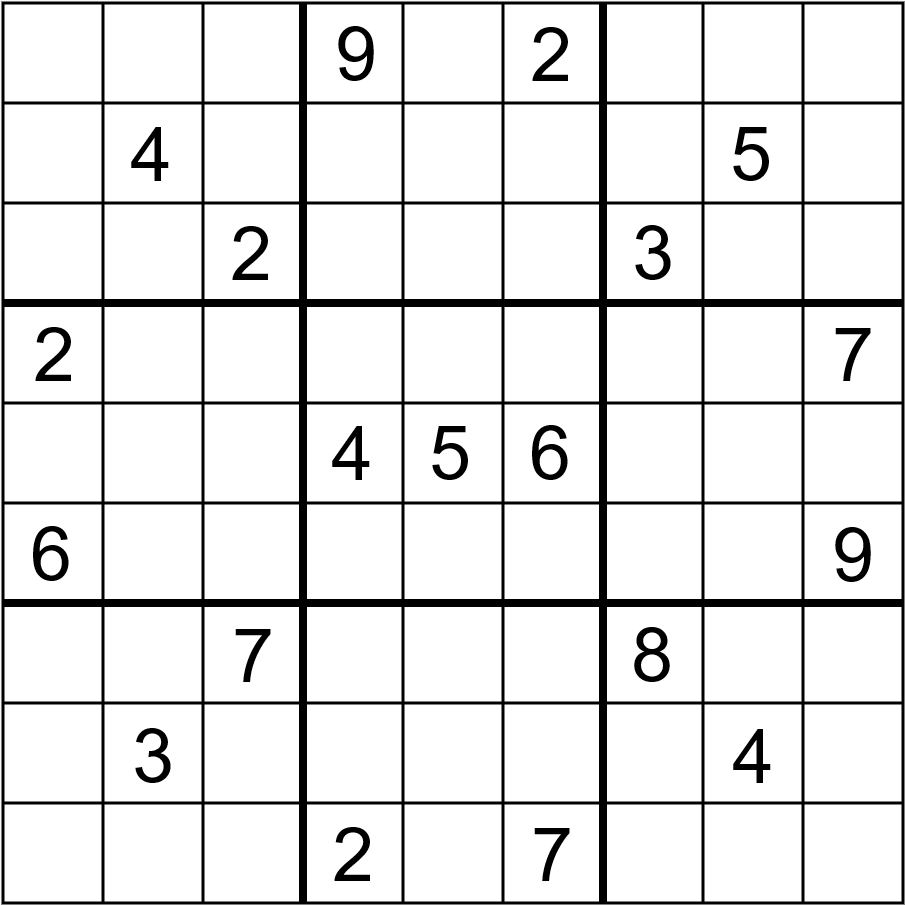
#> input picture images/soduku.png, 905 x 905 px
$ python LineDetection.py
#> lines starting #> are read from the running program, lines starting #| are printed output that depends on the picture; after the words box and inside, x2 and y2 are one past the last pixel; in counts of white or black regions, pixels touching at a corner belong together; long printed decimals are rounded
# Main function -> HoughLines ( thresholded image, accuracy, accuracy, threshold )
import cv2
import numpy as np

image = cv2.imread('images/soduku.png')
#> image is the input picture: shape (905, 905, 3); mean B, G, R 228.6, 228.6, 228.6

black_image = cv2.cvtColor(image, cv2.COLOR_BGR2RGB)
thresh = cv2.Canny(black_image, 127, 255, apertureSize=3)
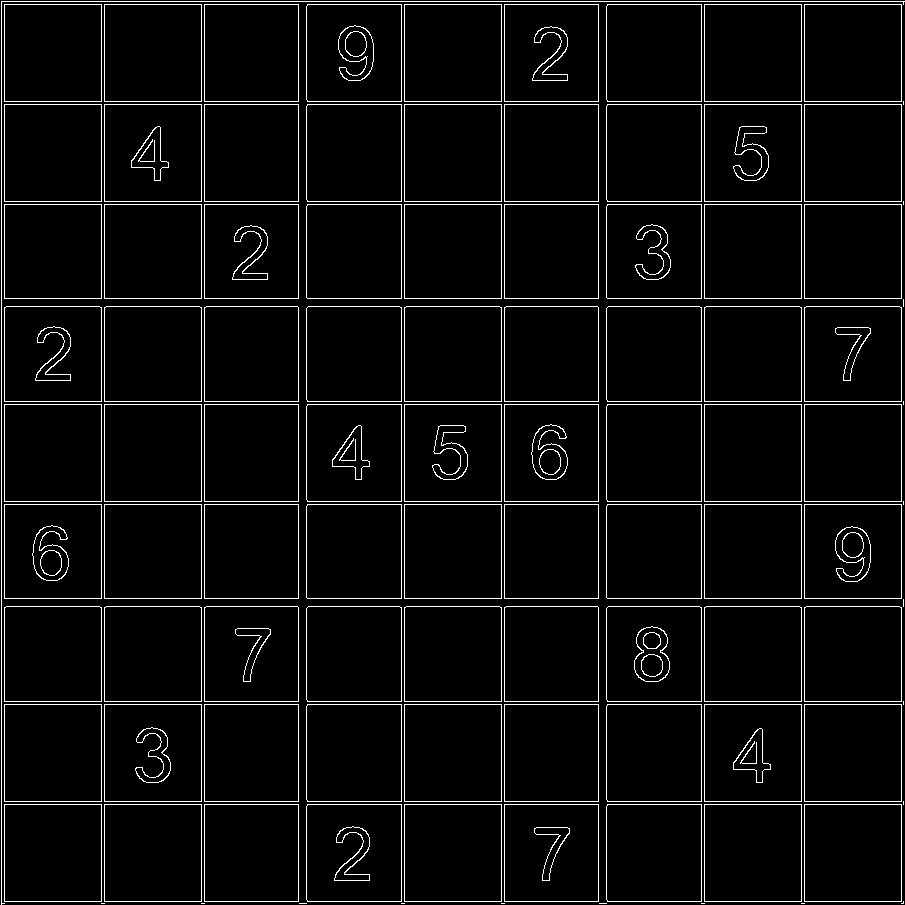
#> thresh: shape (905, 905); 4.7% white in thin lines or dots

lines = cv2.HoughLines(thresh, 1, np.pi / 180, 200)
#> lines = 38 rows, first 8: [1, 0], [1, 1.57], [4, 0], [101, 0], [104, 0], [201, 0], [204, 0], [401, 0]
print("Lines found => ", len(lines), lines[0])
#| Lines found =>  38 [[1. 0.]]
# Loop through all the lines
for line in lines:
    rho, theta = line[0]
    a = np.cos(theta)
    b = np.sin(rho)

    x0 = a * rho
    y0 = b * theta

    x1 = int(x0 + 1000 * (-b))
    y1 = int(y0 + 1000 * a)
    x2 = int(x0 - 1000 * (-b))
    y2 = int(y0 - 1000 * a)
    # Draw the line on the image
    cv2.line(image, (x1, y1), (x2, y2), (0, 200, 100), 2)
#> this loop made 38 passes
#> (rho, theta, a, b, x0, y0, x1, y1) on passes 1, 3, 4, 5, 6, 7, 8, 9, 10, 11, 12, 13: (1, 0, 1, 0.841, 1, 0, -840, 1000), (4, 0, 1, -0.757, 4, 0, 760, 1000), (101, 0, 1, 0.452, 101, 0, -351, 1000), (104, 0, 1, -0.322, 104, 0, 425, 1000), (201, 0, 1, -0.0619, 201, 0, 262, 1000), (204, 0, 1, 0.202, 204, 0, 1, 1000), (401, 0, 1, -0.902, 401, 0, 1302, 1000), (404, 0, 1, 0.954, 404, 0, -549, 1000), (501, 0, 1, -0.996, 501, 0, 1497, 1000), (504, 0, 1, 0.975, 504, 0, -470, 1000), (701, 0, 1, -0.412, 701, 0, 1113, 1000), (704, 0, 1, 0.279, 704, 0, 424, 1000)
#> (rho, theta, b, x0, y0, x1, y1, x2) on pass 2: (1, 1.57, 0.841, -4.37e-08, 1.32, -841, 1, 841)
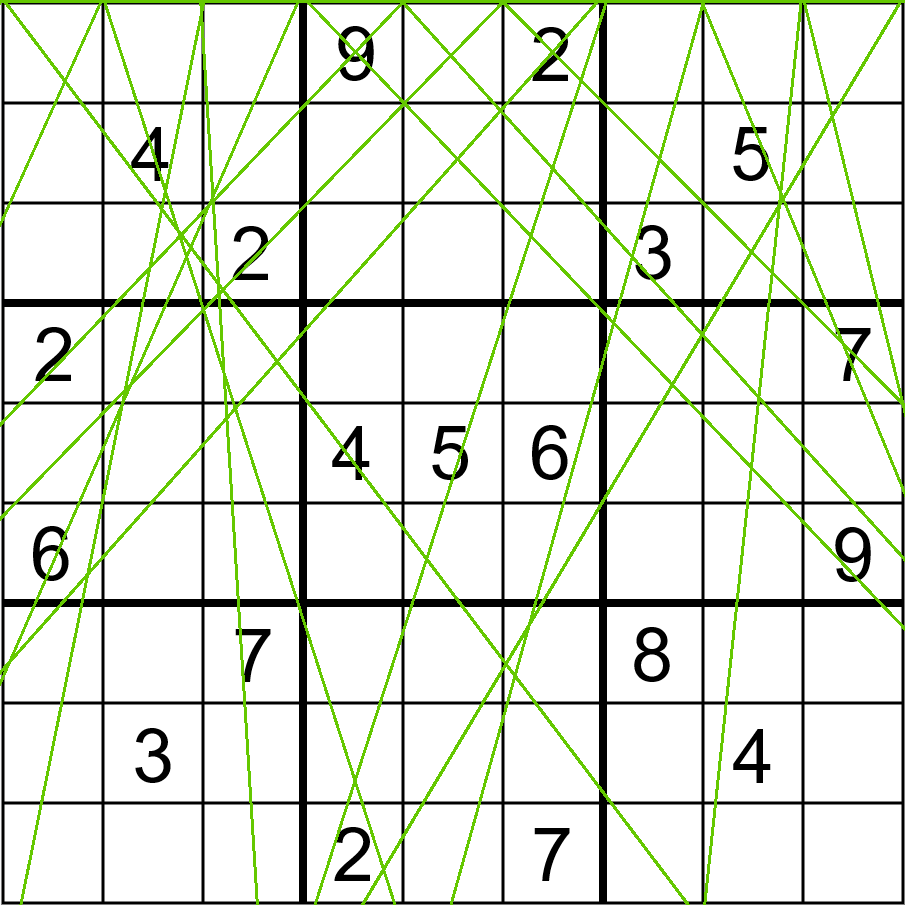
#> image: shape (905, 905, 3); 5.51% of pixels changed, all inside (x1, y1, x2, y2) = (0, 0, 905, 905)

cv2.imshow("Lines ", image)
cv2.waitKey(0)
cv2.destroyAllWindows()

$ run again, with images/butterfly.png copied over images/soduku.png
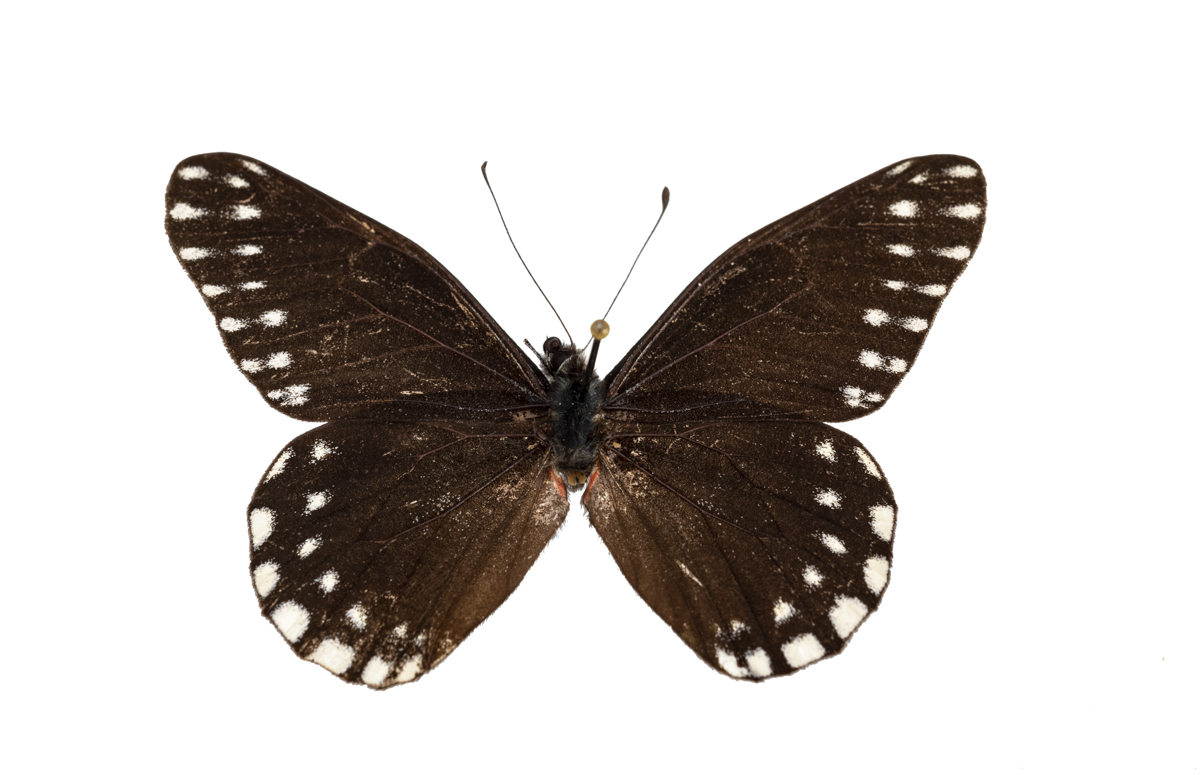
#> input picture images/butterfly.png, 1200 x 775 px
#> image is the input picture: shape (775, 1200, 3); mean B, G, R 194.3, 197.5, 201.9
#> `thresh = cv2.Canny(black_image, 127, 255, apertureSize=3)`:
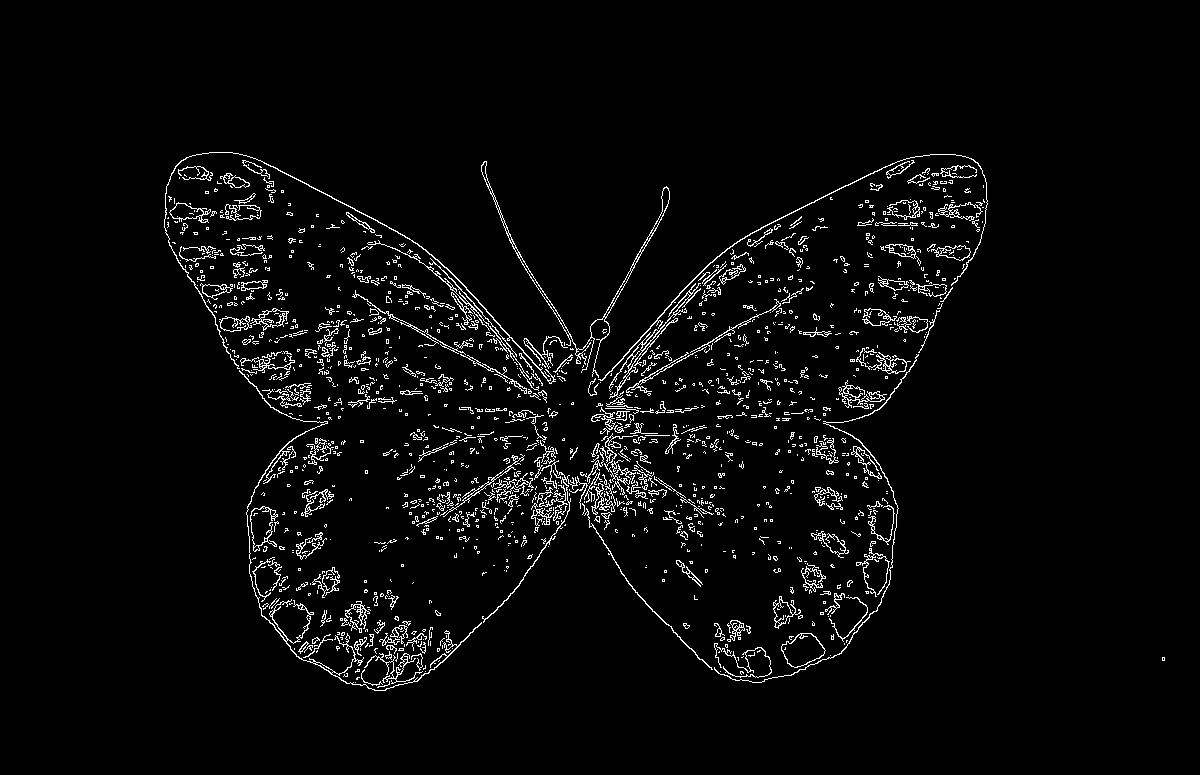
#> thresh: shape (775, 1200); 3.5% white in thin lines or dots, all inside (x1, y1, x2, y2) = (164, 152, 1165, 691)
#> lines = [[-30, 2.36]]
#| Lines found =>  1 [[-30.          2.356]]
#> the loop `for line in lines:` made 1 pass
#> (rho, theta, a, b, x0, y0, x1, y1) on pass 1: (-30, 2.36, -0.707, 0.988, 21.21, 2.33, -966, -704)
#> after the loop `for line in lines:`:
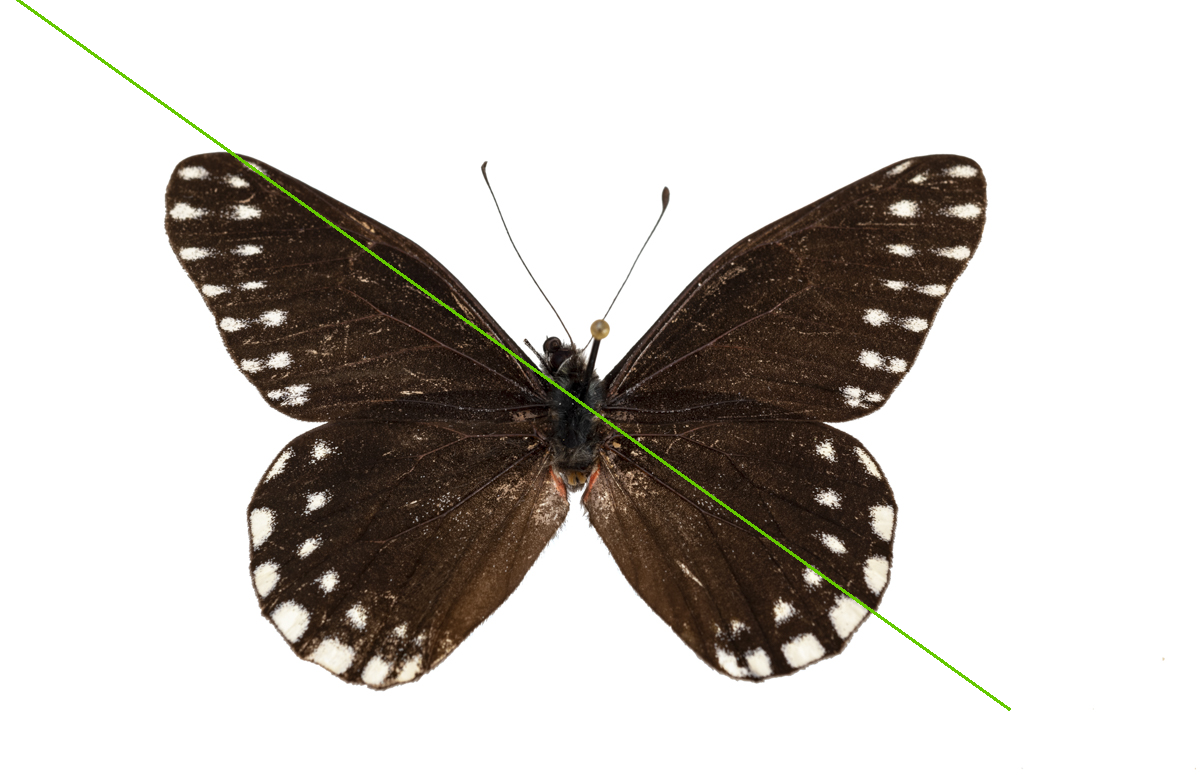
#> image: shape (775, 1200, 3); 0.41% of pixels changed, all inside (x1, y1, x2, y2) = (16, 0, 1011, 711)
